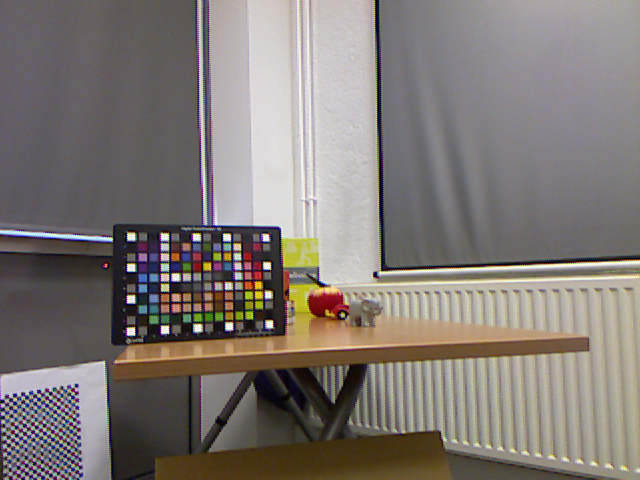
%> input picture 3d/calib/LRf.png, 640 x 480 px
$ octave D.m   (GNU Octave 9; MATLAB toolbox functions it lacks are replaced by stand-ins)
%> lines starting %> are read from the running program, lines starting %| are printed output that depends on the picture
% Load the images
RGB_Left = imread('LRf.png');
%> RGB_Left is the input picture: size 480x640x3 uint8; mean R, G, B 128.1, 120.9, 116.7
IR_Left = imread('LDf.png');
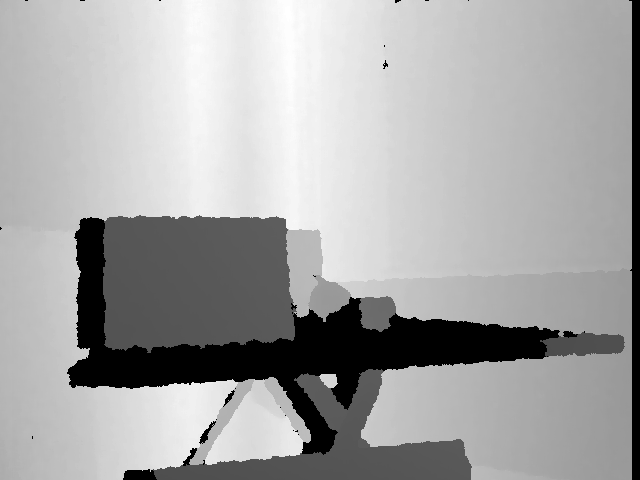
%> input picture 3d/calib/LDf.png, 640 x 480 px
%> IR_Left is the input picture: size 480x640 uint16; min 0, max 2659, mean 1739.1


RGB_Right = imread('RRf.png');
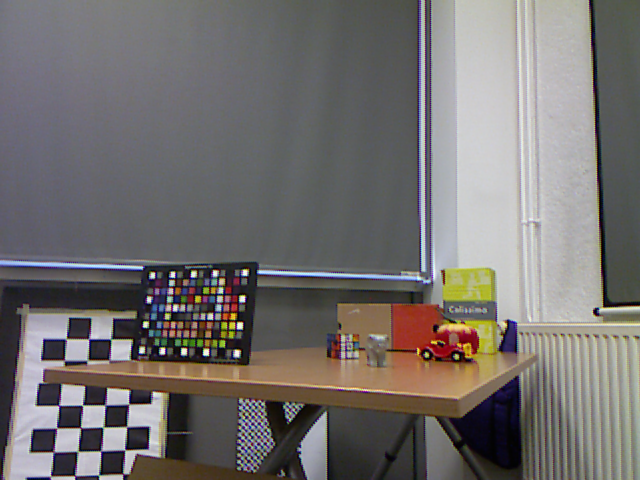
%> input picture 3d/calib/RRf.png, 640 x 480 px
%> RGB_Right is the input picture: size 480x640x3 uint8; mean R, G, B 115.9, 112.2, 110.8
IR_Right = imread('RDf.png');
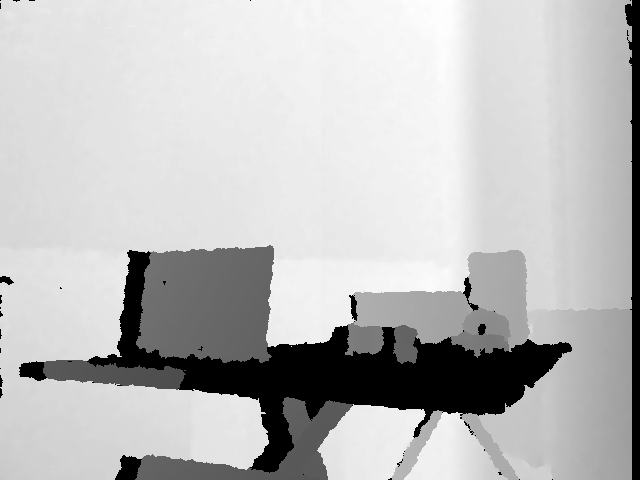
%> input picture 3d/calib/RDf.png, 640 x 480 px
%> IR_Right is the input picture: size 480x640 uint16; min 0, max 2639, mean 1960.1

%dc1= -0.0030711016;
%dc2=3.3309495161;

%z = 1.0f / (depth_image(v,u)*dc1+dc2);


HeatMap(IR_Left);
%> (this line was passed over: HeatMap is not available in this run)
image(RGB_Left);

% Kinect Depth camera parameters
fx_d = 5.7616540758591043e+02;
fy_d = 5.7375619782082447e+02;
cx_d = 3.2442516903961865e+02;
cy_d = 2.3584766381177013e+02;

% Extrinsic parameters between RGB and Depth camera for Kinect V1
% Rotation matrix
R =  inv([  9.9998579449446667e-01, 3.4203777687649762e-03, -4.0880099301915437e-03;
    -3.4291385577729263e-03, 9.9999183503355726e-01, -2.1379604698021303e-03;
    4.0806639192662465e-03, 2.1519484514690057e-03,  9.9998935859330040e-01]);

% Translation vector.
T = -[  2.2142187053089738e-02, -1.4391632009665779e-04, -7.9356552371601212e-03 ]';


% For each point in Left and Right Camera:
IRX_Right = zeros(480, 640);
IRY_Right = zeros(480, 640);
IRZ_Right = zeros(480, 640);
% Transform the Grid Coordinates
for x = 1:480
    for y = 1:640
        Z = IR_Right(x, y);
        IRX_Right(x, y) = ((x - cx_d)/fx_d) * double(Z);
        IRY_Right(x, y) = ((y - cy_d)/fy_d) * double(Z);
        IRZ_Right(x, y) = Z;
    end
end
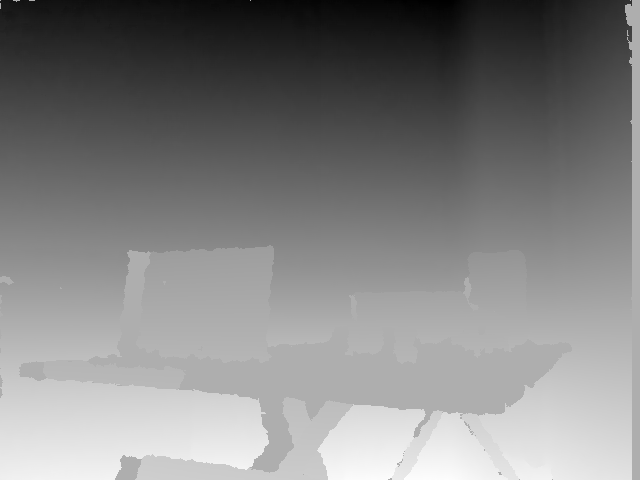
%> IRX_Right: size 480x640 double; min -1481.4, max 686.4, mean -369.2; drawn with min black and max white
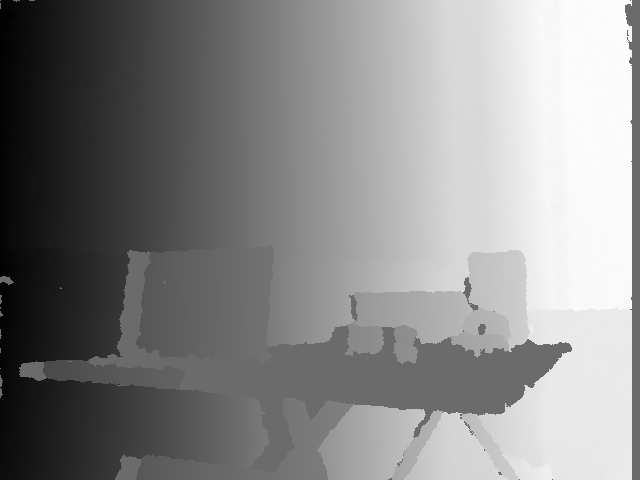
%> IRY_Right: size 480x640 double; min -962.3, max 1315.6, mean 259.3; drawn with min black and max white

IRX_Left = zeros(480, 640);
IRY_Left = zeros(480, 640);
IRZ_Left = zeros(480, 640);
% Transform the Grid Coordinates
for x = 1:480
    for y = 1:640
        Z = IR_Left(x, y);
        IRX_Left(x, y) = ((x - cx_d)/fx_d) * double(Z);
        IRY_Left(x, y) = ((y - cy_d)/fy_d) * double(Z);
        IRZ_Left(x, y) = double(Z);
    end
end
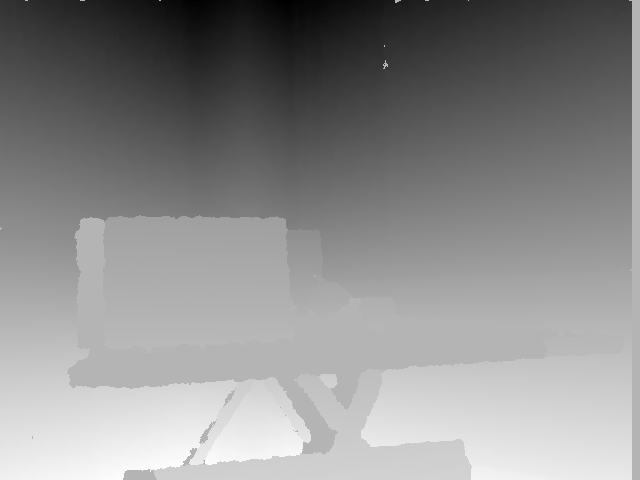
%> IRX_Left: size 480x640 double; min -1481.4, max 606.5, mean -331.2; drawn with min black and max white
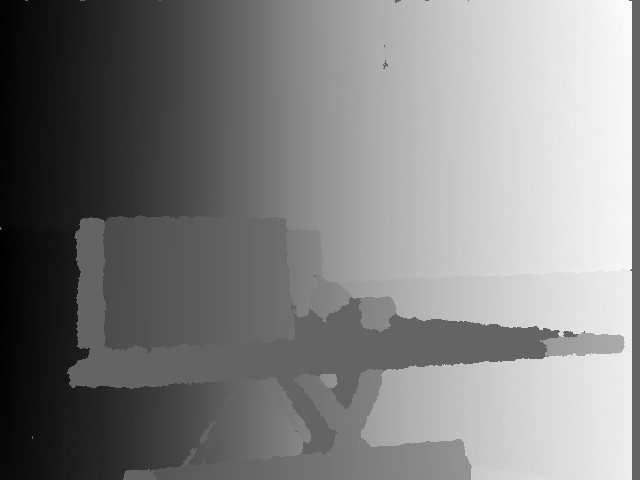
%> IRY_Left: size 480x640 double; min -803.9, max 1242.8, mean 235.9; drawn with min black and max white
% Rigid body transformation

% Export point cloud to test
fid = fopen('RigthIRPC.xyz', 'w');
for x = 1:480
    for y = 1:640
        fprintf(fid, '%f %f %f\n', IRZ_Right(x, y),  IRY_Right(x, y), IRX_Right(x, y));
    end
end
fclose(fid);


fid = fopen('LeftIRPC.xyz', 'w');
for x = 1:480
    for y = 1:640
        fprintf(fid, '%f %f %f\n', IRZ_Left(x, y), IRY_Left(x, y), IRX_Left(x, y));
    end
end
fclose(fid);

% Do a rigid body transformation with the extrinsic parameters between the
% ir camera and the rgb camera

Rot = [R(1,1) R(1,2) R(1,3);
      R(2,1) R(2,2) R(2,3);
      R(3,1) R(3,2) R(3,3)];
Tr = T;
M45 = [Rot(1,1) Rot(1,2) Rot(1,3) Tr(1);
       Rot(2,1) Rot(2,2) Rot(2,3) Tr(2);
       Rot(3,1) Rot(3,2) Rot(3,3) Tr(2);
       0 0 0 1
    ];
M45 = inv(M45);

% Right Rigid body transformation
fid = fopen('RightIRPC_Rigid.xyz', 'w');
IRX_RB_Right = zeros(480, 640);
IRY_RB_Right = zeros(480, 640);
IRZ_RB_Right = zeros(480, 640);
for x = 1:480
    for y = 1:640
        Point3D = [IRX_Right(x, y) IRY_Right(x, y) IRZ_Right(x, y) 1]';
        % RGBPoint3D = Rot * Point3D + T;

        RGBPoint3D = M45*Point3D;
        RGBX = RGBPoint3D(1)/RGBPoint3D(4);
        RGBY = RGBPoint3D(2)/RGBPoint3D(4);
        RGBZ = RGBPoint3D(3)/RGBPoint3D(4);

        %RGBX = RGBPoint3D(1);
        %RGBY = RGBPoint3D(2);
        %RGBZ = RGBPoint3D(3);
        IRX_RB_Right(x, y) = RGBX;
        IRY_RB_Right(x, y) = RGBY;
        IRZ_RB_Right(x, y) = RGBZ;
        fprintf(fid, '%f %f %f\n', RGBZ, RGBX, RGBY);
    end
end
fclose(fid);

% Left Rigid body transformation
fid = fopen('LeftIRPC_Rigid.xyz', 'w');
IRX_RB_Left = zeros(480, 640);
IRY_RB_Left = zeros(480, 640);
IRZ_RB_Left = zeros(480, 640);
%> (the run ends here)
